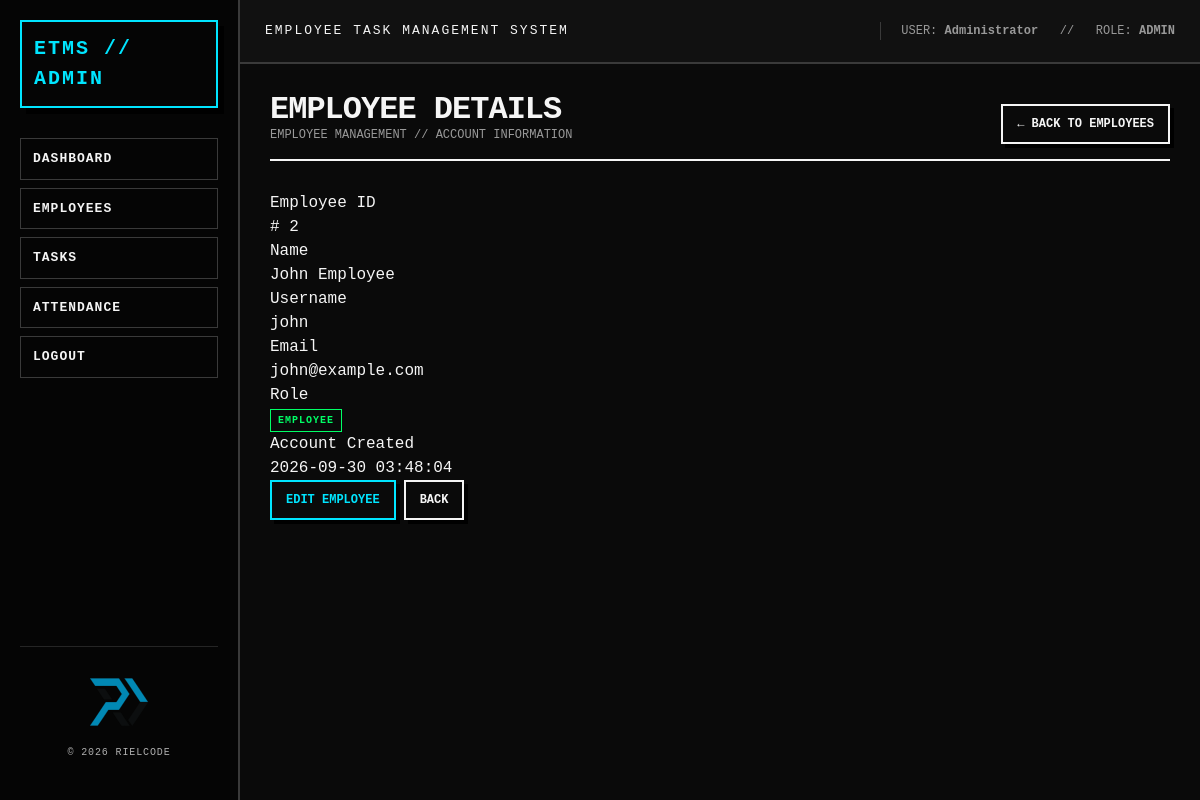
Page /admin/employees/view.php?id=2 (signed in) on the committed database.
### tables this page shows
CREATE TABLE users (

    id INT AUTO_INCREMENT,

    name VARCHAR(100) NOT NULL,

    email VARCHAR(150) NOT NULL UNIQUE,

    username VARCHAR(50) NOT NULL UNIQUE,

    password VARCHAR(255) NOT NULL,

    role ENUM('admin', 'employee')
        NOT NULL DEFAULT 'employee',

    createdAt TIMESTAMP
        DEFAULT CURRENT_TIMESTAMP,

    updatedAt TIMESTAMP
        DEFAULT CURRENT_TIMESTAMP
        ON UPDATE CURRENT_TIMESTAMP,

    PRIMARY KEY (id)

);

### admin/employees/view.php (the view, shortened to what this page needs)
<?php
require_once "../../config/database.php";
$id = (int) $_GET["id"];
$stmt = mysqli_prepare(
    $conn,
    "SELECT
        id,
        name,
        email,
        username,
        role,
        createdAt
     FROM users
     WHERE id = ?
     AND role = 'employee'"
);
mysqli_stmt_bind_param(
    $stmt,
    "i",
    $id
);
if (!mysqli_stmt_execute($stmt)) {
    die(
        "Execute failed: " .
        mysqli_stmt_error($stmt)
    );
}
$result =
    mysqli_stmt_get_result($stmt);
$employee =
    mysqli_fetch_assoc($result);
?>
<!DOCTYPE html>
<html lang="en">
<head>
    <link
        rel="stylesheet"
        href="/ETMS/assets/css/style.css">
</head>
<body>
<div class="app">
    <?php
    require_once "../../includes/admin_sidebar.php";
    ?>
    <div class="main">
        <?php
        require_once "../../includes/topbar.php";
        ?>
        <main class="content">
            <div class="page-header">
                <div>
                    <h1>
                        Employee Details
                    </h1>
                    <p>
                        EMPLOYEE MANAGEMENT //
                        ACCOUNT INFORMATION
                    </p>
                </div>
                <a
                    class="btn"
                    href="index.php">
                    ← Back To Employees
                </a>
            </div>
            <div class="detail-grid">
                <div class="detail-item">
                    <div class="detail-label">
                        Employee ID
                    </div>
                    <div class="detail-value">
                        #
                        <?php
                        echo $employee["id"];
                        ?>
                    </div>
                </div>
                <div class="detail-item">
                    <div class="detail-label">
                        Name
                    </div>
                    <div class="detail-value">
                        <?php
                        echo htmlspecialchars(
                            $employee["name"]
                        );
                        ?>
                    </div>
                </div>
                <div class="detail-item">
                    <div class="detail-label">
                        Username
                    </div>
                    <div class="detail-value">
                        <?php
                        echo htmlspecialchars(
                            $employee["username"]
                        );
                        ?>
                    </div>
                </div>
                <div class="detail-item">
                    <div class="detail-label">
                        Email
                    </div>
                    <div class="detail-value">
                        <?php
                        echo htmlspecialchars(
                            $employee["email"]
                        );
                        ?>
                    </div>
                </div>
                <div class="detail-item">
                    <div class="detail-label">
                        Role
                    </div>
                    <div class="detail-value">
                        <span class="badge badge-completed">
                            <?php
                            echo strtoupper(
                                htmlspecialchars(
                                    $employee["role"]
                                )
                            );
                            ?>
                        </span>
                    </div>
                </div>
                <div class="detail-item">
                    <div class="detail-label">
                        Account Created
                    </div>
                    <div class="detail-value">
                        <?php
                        echo htmlspecialchars(
                            $employee["createdAt"]
                        );
                        ?>
                    </div>
                </div>
            </div>
            <div class="actions">
                <a
                    class="btn btn-primary"
                    href="edit.php?id=<?php echo $employee["id"]; ?>">
                    Edit Employee
                </a>
                <a
                    class="btn"
                    href="index.php">
                    Back
                </a>
            </div>
        </main>
    </div>
</div>
</body>
</html>

### assets/css/style.css (style rules this page uses)
:root { --bg: #0a0a0a; --surface: #111111; --surface-2: #181818; --text: #f5f5f5; --muted: #999999; --line: #3a3a3a; --line-strong: #666666; --accent: #00e5ff; --success: #00ff66; --warning: #ffcc00; --danger: #ff3355; --shadow: 6px 6px 0 #000; --radius: 0; --sidebar-width: 240px; }
* { box-sizing: border-box; margin: 0; padding: 0; }
html { background: var(--bg); }
body { font-family: "Courier New", Courier, monospace; background: var(--bg); color: var(--text); line-height: 1.5; }
a { color: var(--accent); text-decoration: none; }
.app { min-height: 100vh; display: flex; background: var(--bg); }
.main { flex: 1; min-width: 0; }
.content { padding: 30px; max-width: 1600px; margin: 0 auto; }
.page-header { display: flex; justify-content: space-between; align-items: flex-end; gap: 20px; margin-bottom: 30px; border-bottom: 2px solid var(--text); padding-bottom: 15px; }
.page-header h1 { font-size: 32px; line-height: 1; text-transform: uppercase; letter-spacing: -1px; }
.page-header p { color: var(--muted); font-size: 12px; }
.btn { display: inline-block; border: 2px solid var(--text); background: transparent; color: var(--text); padding: 9px 14px; font-family: inherit; font-size: 12px; font-weight: bold; text-transform: uppercase; cursor: pointer; box-shadow: 4px 4px 0 #000; transition: none; }
.btn-primary { border-color: var(--accent); color: var(--accent); }
.badge { display: inline-block; padding: 3px 7px; border: 1px solid currentColor; font-size: 10px; font-weight: bold; text-transform: uppercase; letter-spacing: 1px; }
.badge-completed { color: var(--success); }
.actions { display: flex; flex-wrap: wrap; gap: 8px; }

### rows in the picture
users: id "2", name "John Employee", username "john", email "john@example.com", role "EMPLOYEE", createdAt "2026-09-30 03:48:04"

### other values in the picture
$_SESSION["name"] "Administrator"
$_SESSION["role"] "ADMIN"
